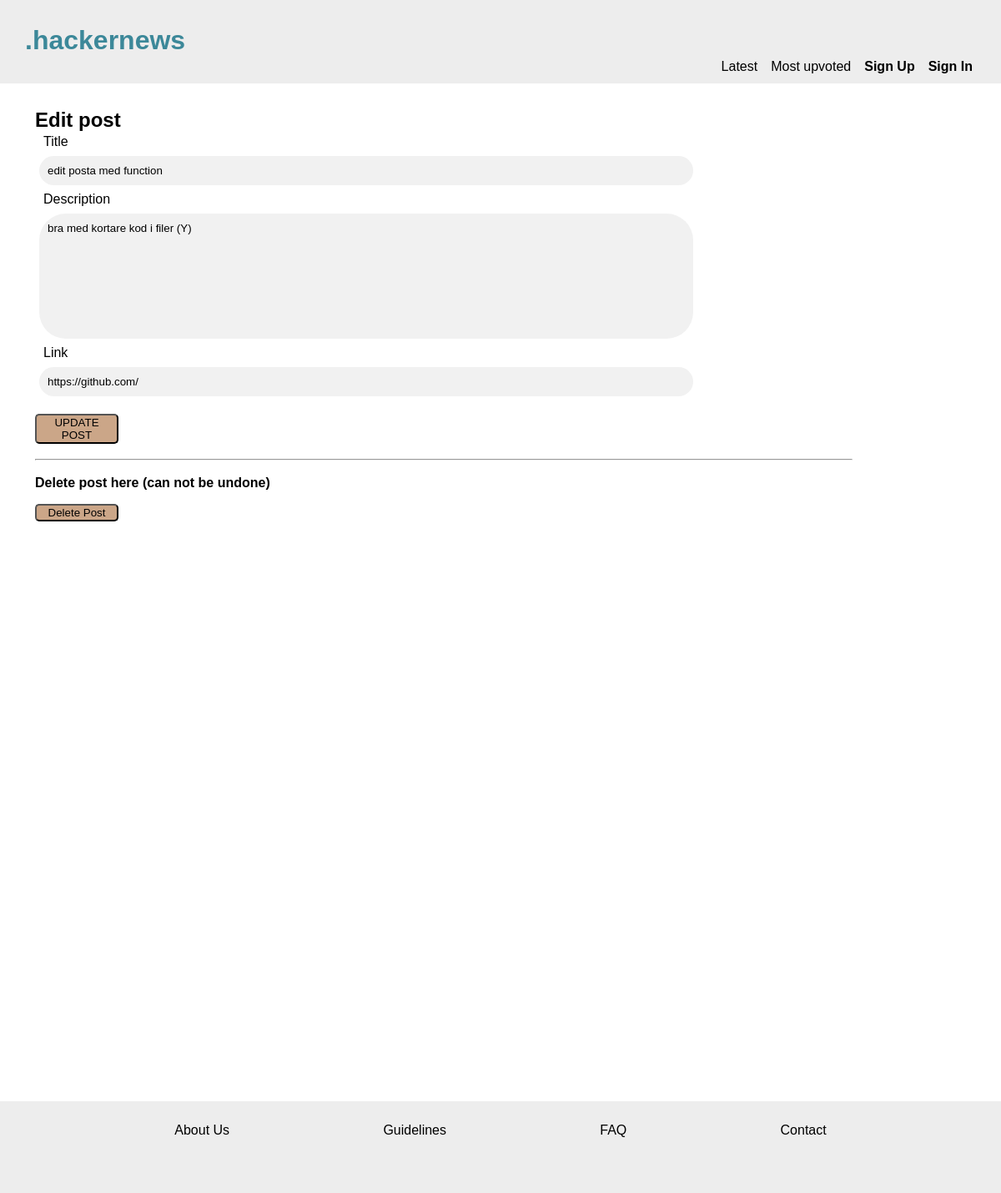
The page /editPost.php?post_id=6 on the database its author committed.
### tables this page shows
CREATE TABLE posts (
	id INTEGER PRIMARY KEY, 
	users_id INT NOT NULL, 
	author VARCHAR NOT NULL, 
	title VARCHAR, 
	description VARCHAR, 
	link VARCHAR, 
	upvotes INT, 
	published TIMESTAMP NOT NULL,  
	FOREIGN KEY (users_id) REFERENCES users( id), 
	FOREIGN KEY (author) REFERENCES users(username));

### app/functions.php (called while the page is built, shortened)
<?php
function getOnePost(PDO $pdo, int $post_id)
{
    $statement = $pdo->prepare('SELECT * FROM posts WHERE id = :post_id');
    $statement->bindParam(':post_id', $post_id, PDO::PARAM_INT);
    $statement->execute();
    $post = $statement->fetchAll(PDO::FETCH_ASSOC);
    return $post[0];
}

### editPost.php (the view, shortened to what this page needs)
<?php
require __DIR__ . '/app/autoload.php';
require __DIR__ . '/views/header.php';
$post_id = (int)$_GET['post_id'];
$post = getOnePost($pdo, $post_id);
?>
<div class="boxXL">
<main>
    <section class="postForm formContainer">
        <h2>Edit post</h2>
        <form action="app/posts/updatePost.php" method="post">
            <label for="title">Title</label>
            <textarea type="text" name="title" placeholder="..." required style="max-height: 35px;"><?= $post['title'] ?></textarea>
            <label for="info">Description</label>
            <textarea type="text" name="info" placeholder="..."><?= $post['description'] ?></textarea>
            <label for="link">Link</label>
            <textarea type="text" name="link" placeholder="..." required style="max-height: 35px;"><?= $post['link'] ?></textarea>
            <button type="submit" name="submit">UPDATE POST</button>
        </form>
        <br>
        <hr>
        <br>
        <h4>Delete post here (can not be undone)</h4>
        <form action="app/posts/deletePost.php" method="post">
        <button type="submit" name="delete">Delete Post</button>
        </form>
    </section>
</main>
</div>
<?php require __DIR__ . '/views/footer.php'; ?>

### assets/css/global.css (style rules this page uses)
* { box-sizing: border-box; margin: 0; font-family: Arial, Helvetica, sans-serif; }
body { height: 100%; width: 100%; }
:root { --header-footer-bg: rgb(237, 237, 237); --main-bg: rgb(237, 237, 237); --btn: rgb(203, 166, 136); --btn-dark: rgb(170, 139, 114); --title-heading: rgb(60, 136, 153); }

### assets/css/index.css (style rules this page uses)
.boxXL { margin: 2rem; min-height: 100vh; z-index: 1; max-width: 1000px; margin-top: 120px; }

### assets/css/forms.css (style rules this page uses)
.formContainer { display: flex; flex-direction: column; padding: 10px; margin-bottom: 2rem; }
form { display: flex; flex-direction: column; line-height: 1.5rem; }
.formContainer textarea { width: 80%; padding: 10px; margin: 5px; border: none; border-radius: 2rem; background-color: #f1f1f1; resize: none; height: 150px; outline: none; }
button { border-radius: 5px; max-width: 100px; background-color: var(--btn); margin-top: 1rem; }
.formContainer label { font-size: medium; margin-left: 10px; }

### rows shown on the page
posts: title "edit posta med function", info "bra med kortare kod i filer (Y)", link "https://github.com/"
